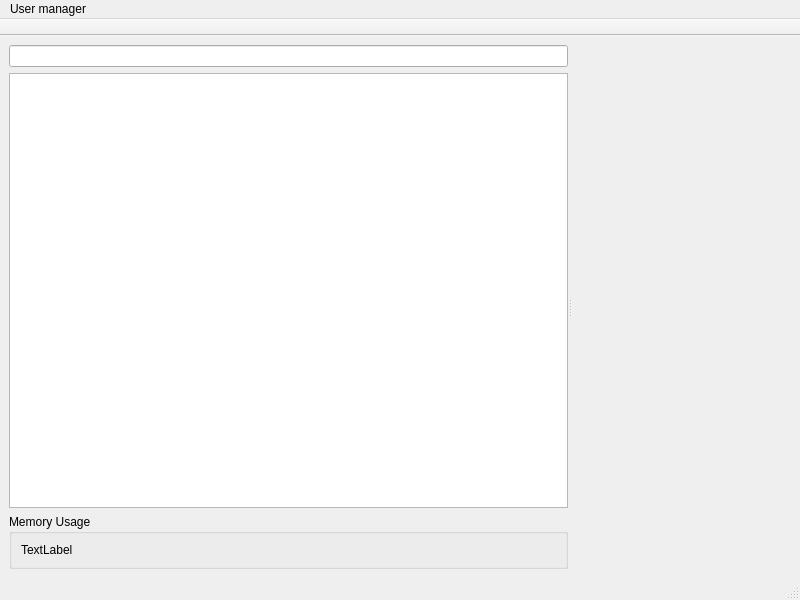
<?xml version="1.0" encoding="UTF-8"?>
<ui version="4.0">
 <class>tkUserManager</class>
 <widget class="QMainWindow" name="tkUserManager">
  <property name="geometry">
   <rect>
    <x>0</x>
    <y>0</y>
    <width>800</width>
    <height>600</height>
   </rect>
  </property>
  <property name="windowTitle">
   <string>MainWindow</string>
  </property>
  <widget class="QWidget" name="centralwidget">
   <layout class="QGridLayout" name="gridLayout_2">
    <item row="0" column="0">
     <widget class="QSplitter" name="splitter">
      <property name="orientation">
       <enum>Qt::Horizontal</enum>
      </property>
      <widget class="QWidget" name="">
       <layout class="QVBoxLayout" name="verticalLayout">
        <item>
         <widget class="QButtonLineEdit" name="searchLineEdit"/>
        </item>
        <item>
         <widget class="QTableView" name="userTableView"/>
        </item>
        <item>
         <widget class="QGroupBox" name="groupBox">
          <property name="title">
           <string>Memory Usage</string>
          </property>
          <layout class="QGridLayout" name="gridLayout">
           <item row="0" column="0">
            <widget class="QLabel" name="memoryUsageLabel">
             <property name="text">
              <string>TextLabel</string>
             </property>
            </widget>
           </item>
          </layout>
         </widget>
        </item>
       </layout>
      </widget>
      <widget class="tkUserViewer" name="userViewer" native="true"/>
     </widget>
    </item>
   </layout>
  </widget>
  <widget class="QMenuBar" name="menubar">
   <property name="geometry">
    <rect>
     <x>0</x>
     <y>0</y>
     <width>800</width>
     <height>22</height>
    </rect>
   </property>
   <widget class="QMenu" name="menuUser_manager">
    <property name="title">
     <string>User manager</string>
    </property>
    <addaction name="createNewUserAct"/>
    <addaction name="modifyUserAct"/>
    <addaction name="deleteUserAct"/>
    <addaction name="clearModificationsAct"/>
    <addaction name="saveAct"/>
    <addaction name="quitUserManagerAct"/>
   </widget>
   <addaction name="menuUser_manager"/>
  </widget>
  <widget class="QStatusBar" name="statusbar"/>
  <widget class="QToolBar" name="toolBar">
   <property name="windowTitle">
    <string>User Manager Tool Bar</string>
   </property>
   <property name="movable">
    <bool>false</bool>
   </property>
   <property name="allowedAreas">
    <set>Qt::LeftToolBarArea</set>
   </property>
   <property name="toolButtonStyle">
    <enum>Qt::ToolButtonTextUnderIcon</enum>
   </property>
   <attribute name="toolBarArea">
    <enum>TopToolBarArea</enum>
   </attribute>
   <attribute name="toolBarBreak">
    <bool>false</bool>
   </attribute>
  </widget>
  <action name="createNewUserAct">
   <property name="text">
    <string>Create new user</string>
   </property>
  </action>
  <action name="modifyUserAct">
   <property name="text">
    <string>Modify User</string>
   </property>
  </action>
  <action name="saveAct">
   <property name="text">
    <string>Save changes</string>
   </property>
  </action>
  <action name="clearModificationsAct">
   <property name="text">
    <string>Clear modifications</string>
   </property>
  </action>
  <action name="deleteUserAct">
   <property name="text">
    <string>Delete User</string>
   </property>
   <property name="toolTip">
    <string>Delete User</string>
   </property>
  </action>
  <action name="quitUserManagerAct">
   <property name="text">
    <string>Quit User Manager</string>
   </property>
   <property name="toolTip">
    <string>Quit User Manager</string>
   </property>
  </action>
 </widget>
 <customwidgets>
  <customwidget>
   <class>QButtonLineEdit</class>
   <extends>QLineEdit</extends>
   <header>QButtonLineEdit.h</header>
  </customwidget>
  <customwidget>
   <class>tkUserViewer</class>
   <extends>QWidget</extends>
   <header>tkUserViewer.h</header>
   <container>1</container>
  </customwidget>
 </customwidgets>
 <resources/>
 <connections/>
</ui>
